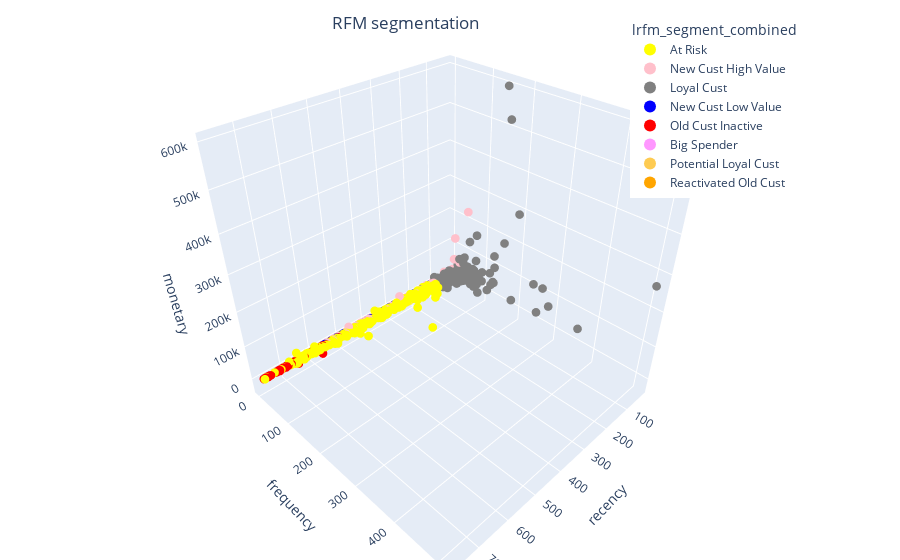

Notebook code cell kept with this figure:
### Markdown cell above
Bila kita perhatikan

### Code cell
import plotly.express as px

color_map = {
    'Loyal Cust' : 'gray',
    'Potensial Loyal Cust' : 'purple',
    'New Cust High Value' : 'pink',
    'New Cust Low Value' : 'blue',
    'Need Attention' : 'green',
    'At Risk' : 'yellow', 
    'Reactivated Old Cust' : 'orange', 
    'Old Cust Inactive' : 'red',
}

fig = px.scatter_3d(
    df_lrfm, 
    x='recency', 
    y='frequency', 
    z='monetary',
    color='lrfm_segment_combined', 
    color_discrete_map=color_map, 
)
                          
fig.update_traces(marker_size = 3)

# tight layout
fig.update_layout(margin=dict(l=0, r=0, b=0, t=0),
                  title={
                    'text': "RFM segmentation",
                    'y':0.97,
                    'x':0.45,
                    'xanchor': 'center',
                    'yanchor': 'top'},
                    legend=dict(
                      yanchor="top",
                      y=0.97,
                      xanchor="left",
                      x=0.70,
                      itemsizing='constant',
                      itemwidth = 30))

fig.update_xaxes(tickformat=".0f")

### Figure 1 — Plotly figure (JSON) as saved in the notebook; plotly's stock layout.template omitted (floating-point values rounded to 4 significant figures; data arrays with more than 128 entries replaced by an {"elided": "..."} marker saying what was removed)
{"data": [{"hovertemplate": "lrfm_segment_combined=At Risk<br>recency=%{x}<br>frequency=%{y}<br>monetary=%{z}<extra></extra>", "legendgroup": "At Risk", "marker": {"color": "yellow", "size": 3, "symbol": "circle"}, "mode": "markers", "name": "At Risk", "scene": "scene", "showlegend": true, "type": "scatter3d", "x": {"elided": "771 int values"}, "y": {"elided": "771 int values"}, "z": {"elided": "771 float values"}}, {"hovertemplate": "lrfm_segment_combined=New Cust High Value<br>recency=%{x}<br>frequency=%{y}<br>monetary=%{z}<extra></extra>", "legendgroup": "New Cust High Value", "marker": {"color": "pink", "size": 3, "symbol": "circle"}, "mode": "markers", "name": "New Cust High Value", "scene": "scene", "showlegend": true, "type": "scatter3d", "x": {"elided": "1068 int values"}, "y": {"elided": "1068 int values"}, "z": {"elided": "1068 float values"}}, {"hovertemplate": "lrfm_segment_combined=Loyal Cust<br>recency=%{x}<br>frequency=%{y}<br>monetary=%{z}<extra></extra>", "legendgroup": "Loyal Cust", "marker": {"color": "gray", "size": 3, "symbol": "circle"}, "mode": "markers", "name": "Loyal Cust", "scene": "scene", "showlegend": true, "type": "scatter3d", "x": {"elided": "1176 int values"}, "y": {"elided": "1176 int values"}, "z": {"elided": "1176 float values"}}, {"hovertemplate": "lrfm_segment_combined=New Cust Low Value<br>recency=%{x}<br>frequency=%{y}<br>monetary=%{z}<extra></extra>", "legendgroup": "New Cust Low Value", "marker": {"color": "blue", "size": 3, "symbol": "circle"}, "mode": "markers", "name": "New Cust Low Value", "scene": "scene", "showlegend": true, "type": "scatter3d", "x": {"elided": "1907 int values"}, "y": {"elided": "1907 int values"}, "z": {"elided": "1907 float values"}}, {"hovertemplate": "lrfm_segment_combined=Old Cust Inactive<br>recency=%{x}<br>frequency=%{y}<br>monetary=%{z}<extra></extra>", "legendgroup": "Old Cust Inactive", "marker": {"color": "red", "size": 3, "symbol": "circle"}, "mode": "markers", "name": "Old Cust Inactive", "scene": "scene", "showlegend": true, "type": "scatter3d", "x": {"elided": "836 int values"}, "y": {"elided": "836 int values"}, "z": {"elided": "836 float values"}}, {"hovertemplate": "lrfm_segment_combined=Big Spender<br>recency=%{x}<br>frequency=%{y}<br>monetary=%{z}<extra></extra>", "legendgroup": "Big Spender", "marker": {"color": "#FF97FF", "size": 3, "symbol": "circle"}, "mode": "markers", "name": "Big Spender", "scene": "scene", "showlegend": true, "type": "scatter3d", "x": [54, 111, 107, 44, 62, 99, 103, 73, 74, 94, 84, 79, 106, 90, 75, 31, 103, 60, 79, 72, 79, 36, 83, 62, 75, 123, 94, 110, 69, 114, 31, 69, 74, 119, 80, 89, 116, 74, 52, 101, 48, 119, 117, 34, 100, 120, 67, 83, 114, 44, 48, 103, 52, 124], "y": [4, 4, 4, 3, 2, 4, 4, 3, 4, 4, 4, 3, 3, 4, 4, 4, 4, 4, 4, 3, 4, 3, 3, 2, 4, 4, 4, 3, 3, 4, 3, 3, 4, 4, 4, 4, 4, 4, 4, 4, 4, 4, 4, 3, 3, 4, 4, 3, 4, 4, 4, 2, 4, 4], "z": [2989.0, 6212.0, 2649.0, 1899.0, 921.5, 1918.0, 1176.0, 940.8, 1185.0, 1025.0, 2473.0, 1161.0, 1948.0, 909.4, 1087.0, 1063.0, 920.8, 1283.0, 1264.0, 1268.0, 1071.0, 1156.0, 860.6, 1013.0, 1177.0, 1456.0, 850.2, 2401.0, 942.1, 1571.0, 1317.0, 2025.0, 1475.0, 1445.0, 1930.0, 1053.0, 2557.0, 1077.0, 939.2, 3417.0, 1548.0, 1359.0, 1009.0, 1002.0, 1302.0, 1302.0, 1074.0, 999.4, 2498.0, 1569.0, 1166.0, 927.0, 997.9, 1464.0]}, {"hovertemplate": "lrfm_segment_combined=Potential Loyal Cust<br>recency=%{x}<br>frequency=%{y}<br>monetary=%{z}<extra></extra>", "legendgroup": "Potential Loyal Cust", "marker": {"color": "#FECB52", "size": 3, "symbol": "circle"}, "mode": "markers", "name": "Potential Loyal Cust", "scene": "scene", "showlegend": true, "type": "scatter3d", "x": [47, 50, 45, 46, 69, 76, 89, 115, 89, 32, 40, 86, 82, 46, 75, 33, 121, 122, 110, 82, 41, 67, 55, 46, 101, 47, 83, 51, 74, 34, 53, 30, 31, 46, 31, 100, 34, 79, 66, 41, 41, 40], "y": [6, 6, 7, 6, 7, 6, 5, 5, 9, 5, 7, 6, 9, 11, 5, 5, 6, 5, 5, 5, 5, 5, 5, 9, 10, 8, 5, 5, 8, 10, 5, 9, 5, 6, 7, 10, 5, 11, 6, 5, 15, 5], "z": [411.0, -130.2, 523.3, 774.6, 820.5, 776.8, 127.9, 446.3, 753.1, 803.5, 567.0, 814.1, 715.1, 748.6, 771.4, 587.0, 559.5, 431.9, 413.9, 797.6, 784.8, 822.6, 358.7, 684.2, 265.5, 624.6, 647.2, 559.7, 1.9, 836.0, 226.1, 733.4, 517.7, 662.5, 521.3, 723.0, 744.6, 120.0, 112.3, 663.2, 479.6, 629.2]}, {"hovertemplate": "lrfm_segment_combined=Reactivated Old Cust<br>recency=%{x}<br>frequency=%{y}<br>monetary=%{z}<extra></extra>", "legendgroup": "Reactivated Old Cust", "marker": {"color": "orange", "size": 3, "symbol": "circle"}, "mode": "markers", "name": "Reactivated Old Cust", "scene": "scene", "showlegend": true, "type": "scatter3d", "x": [94, 58, 46, 93, 34, 69, 93, 44, 89, 47, 103, 82, 61, 78, 62, 124, 55, 80, 87, 30, 46, 73, 80, 93, 52, 36, 41, 47, 52, 58, 117, 67, 44, 52, 54, 59, 108, 73, 53, 93, 44, 103, 48, 68, 68, 46, 99, 48, 73, 54, 45, 70, 68, 48, 107, 55, 82, 86, 69, 79, 72, 64, 90, 82, 107, 59, 51, 86, 64, 50, 124, 52, 75, 40, 43, 48, 62, 94, 86, 82, 114, 74, 83, 39, 41, 36, 53, 31], "y": [3, 4, 4, 3, 3, 3, 3, 4, 4, 3, 4, 3, 3, 4, 2, 2, 3, 4, 3, 4, 2, 3, 2, 4, 3, 4, 2, 3, 4, 4, 2, 4, 4, 4, 2, 3, 3, 3, 2, 4, 4, 4, 3, 4, 2, 3, 2, 4, 3, 4, 4, 3, 4, 2, 2, 4, 2, 3, 4, 3, 2, 3, 3, 3, 3, 4, 4, 3, 3, 2, 3, 4, 3, 2, 4, 4, 4, 3, 4, 3, 4, 3, 2, 3, 4, 2, 3, 4], "z": [273.4, 648.6, 488.1, 789.9, 729.3, 709.6, 840.1, 535.9, 373.4, 229.5, 815.9, 508.4, 509.5, 663.5, 267.3, 567.0, 401.5, 166.3, 635.5, 599.0, 433.8, 222.0, 338.1, 470.2, 829.4, 129.7, 503.4, 528.1, 450.8, 690.0, 486.1, 219.1, 762.8, 301.3, 591.4, 554.5, 74.73, 532.5, 741.9, 799.7, 795.7, 493.0, 770.1, 698.1, 801.3, 644.7, 430.3, 534.0, 719.4, 556.3, 579.6, 684.2, 653.0, 225.9, 625.5, 593.4, 835.2, 421.2, 782.4, 842.4, 614.9, 660.7, 446.7, 440.7, 768.9, 536.7, 699.8, 465.4, 560.9, 330.4, 330.6, 423.8, 454.6, 284.5, 575.5, 722.3, 498.5, 331.7, 387.4, 403.4, 299.2, 341.2, 281.1, 774.1, 776.0, 162.5, 758.8, 357.0]}], "layout": {"legend": {"itemsizing": "constant", "itemwidth": 30, "title": {"text": "lrfm_segment_combined"}, "tracegroupgap": 0, "x": 0.7, "xanchor": "left", "y": 0.97, "yanchor": "top"}, "margin": {"b": 0, "l": 0, "r": 0, "t": 0}, "scene": {"domain": {"x": [0, 1], "y": [0, 1]}, "xaxis": {"title": {"text": "recency"}}, "yaxis": {"title": {"text": "frequency"}}, "zaxis": {"title": {"text": "monetary"}}}, "title": {"text": "RFM segmentation", "x": 0.45, "xanchor": "center", "y": 0.97, "yanchor": "top"}, "xaxis": {"tickformat": ".0f"}}}
